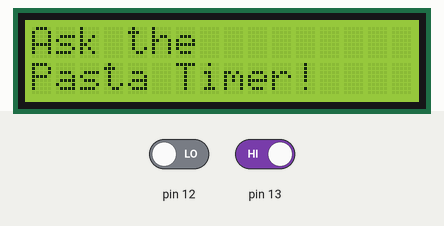
Recording of a sketch running on a simulated Arduino Uno, built with avr-gcc and run on an emulated ATmega328P. On the bench: 16×2 character LCD. The inputs (shaded band) are chosen by the test bench; at power-on: pin 12 LOW, pin 13 HIGH.

Above: at 1.2 s.
1.3 s: pin 12 driven HIGH and pin 13 driven LOW
At 1.57 s:
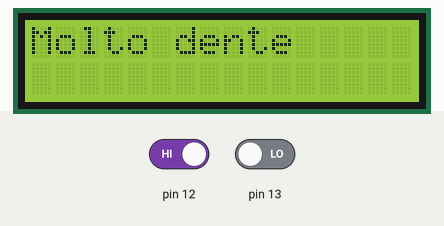
3.5 s: pin 12 driven LOW
At 5.5 s:
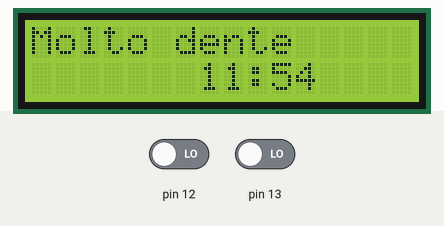
5.6 s: pin 13 driven HIGH
7.1 s: pin 13 driven LOW
At 7.9 s:
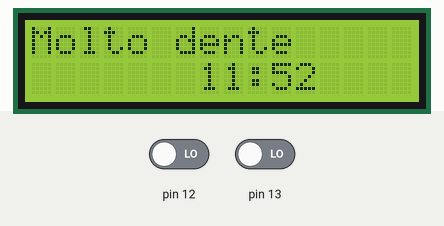
9.6 s: pin 12 driven HIGH
At 9.73 s:
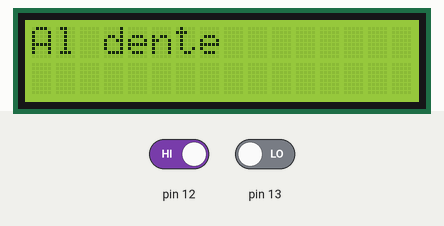
12.1 s: pin 12 driven LOW
At 12.9 s:
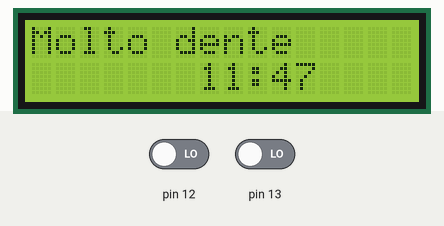
Timing chart, 0 to 15.1 s (numbered marks = the images above; inputs shaded):
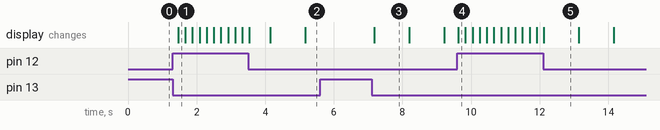

Measured:
- after the input at 1.3 s, the display: changes after 0.17 s (image 1)
- after the input at 5.6 s, every drawn part: stays the same
- after the input at 7.1 s, the display: changes after 0.08 s (image 3)
- after the input at 9.6 s, the display: changes at once (image 4)
- what the display in image 3 shows lasts 1.0 s, from 7.2 s to 8.2 s

The sketch:

scratch_final1.1_.ino
```cpp
#include <LiquidCrystal.h>

LiquidCrystal lcd(7, 6, 5, 4, 3, 2);

int pastaState = 0, groupButtonIndex = 0;
int timerButtonState = 0, lastTimerButtonState = 0;
unsigned long startTime, elapsedTime;

bool type1 = false;
bool type2 = false;
bool type3 = false;

int tracker = 0;


String millisToHHMM(long millisecond) {
  int hour, minute;
  String hour_s, minute_s;
  hour = floor(millisecond / 60000);
  minute = floor((millisecond % 60000) / 1000);

  hour_s = String(hour);
  minute_s = String(minute);

  if (hour < 10) {
    hour_s = "0" + hour_s;
  }

  if (minute < 10) {
    minute_s = "0" + minute_s;
  }

  return hour_s + ":" + minute_s;
}

// timer 1 for 8 minutes
void timer1() {

  unsigned long currentTime = millis();

  elapsedTime = currentTime - startTime;
  lcd.setCursor(7, 1);

  if (elapsedTime >= 480000) {
    lcd.print("Pasta Done!");
  }
  else {
    lcd.print(millisToHHMM(480000 - elapsedTime));
  }
}

// timer 2 for 10 minutes
void timer2() {

  unsigned long currentTime = millis();

  elapsedTime = currentTime - startTime;
  lcd.setCursor(7, 1);

  if (elapsedTime >= 600000) {
    lcd.print("Pasta Done!");
  }
  else {
    lcd.print(millisToHHMM(600000 - elapsedTime));
  }
}

// timer 3 for 12 minutes
void timer3() {

  unsigned long currentTime = millis();

  elapsedTime = currentTime - startTime;
  lcd.setCursor(7, 1);

  if (elapsedTime >= 720000) {
    lcd.print("Pasta Done!");
  }
  else {
    lcd.print(millisToHHMM(720000 - elapsedTime));
  }
}


void setup() {
  // put your setup code here, to run once:
  lcd.begin(16, 2);
  lcd.setCursor(0, 0);
  lcd.print("Ask the");
  // set the cursor to column 0, line 1
  // line 1 is the second row, since counting begins with 0
  lcd.setCursor(0, 1);
  // print to the second line
  lcd.print("Pasta Timer!");
}


void loop() {
  pastaState = digitalRead(12);
  timerButtonState = digitalRead(13);

  if (timerButtonState == 0) { // timer button not pressed
    if (lastTimerButtonState == 1&& type1 == true) { // continue timer if timer has started
        timer1();
      }
    if(lastTimerButtonState == 1 && type2 == true){
        timer2();
    }
    if(lastTimerButtonState == 1 && type3 == true){
        timer3();
    }

    if (pastaState == 1) {
        pastaFirm();
      }

    }

    else { // timer button pressed
      if (lastTimerButtonState == 0) { // if timer button has not been pressed before then start new timer
        startTime = millis(); // capture current "time"
        lastTimerButtonState = 1;
      }
    }


  delay(200);
}

void pastaFirm(){
    tracker += 1;
    lcd.clear();

    if(tracker > 3){
      tracker-=3;
    }

    //tracker increase cuasing the options to change
    switch(tracker){

    case 1:
      lcd.setCursor(0, 0);
      lcd.print("Molto dente");
      type1 = true;
      break;

    case 2:
      lcd.setCursor(0, 0);
      lcd.print("Al dente");
      type2 = true;
      break;

    case 3:
      lcd.setCursor(0, 0);
      lcd.print("Stracotto");
      type3 = true;
      break;

  }

}
```
